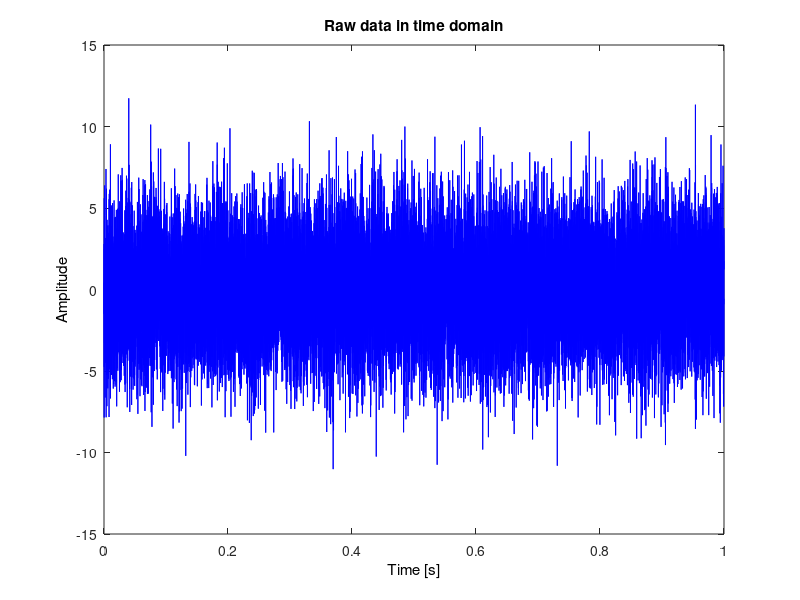

Write MATLAB code to recreate this figure. (Note: this script raises an error after producing the figure.)
%--------------------------------------------------------------------------
%
% This script provides a simulated case of the ACYCBD code "ACYCBD.m"
%
%---------------
% Reference:
%---------------
%
%   Author: ¡¾1¡¿B. Zhang, Y. Miao, J. Lin, Y. Yi
%               "Adaptive maximum second-order cyclostationarity blind deconvolution
%               and its application for locomotive bearing fault diagnosis"
%           Mechanical Systems and Signal Processing, 158 (2021) 107736.
%          ¡¾2¡¿Y. Miao, B. Zhang, J. Lin et al., 
%             ¡°A review on the application of blind deconvolution in machinery fault diagnosis¡±
%               Mechanical Systems and Signal Processing, 2022.
%
%-------------------------------------------------
%
% Author: @ Zhang Boyao
%
%-------------------------------------------------
%--------------------------------------------------------------------------

clear
close all
clc

%% load simulated data
load sig2
x = x - mean(x);
addpath('..\00 subfunction\')

%% Plot raw data
% Raw data
figure
plot((0:length(x) - 1)' / fs, x, 'b')
set(get(gca, 'XLabel'), 'String', 'Time [s]');
set(get(gca, 'YLabel'), 'String', 'Amplitude');
set(get(gca, 'Title'), 'String', 'Raw data in time domain');
set(gcf, 'pos', [400 100 800 400])
setfontsize(18)

% Envelope spectrum of raw data
en_x = abs(hilbert(x));
en_spec_x = abs(fft(en_x - mean(en_x), length(en_x))) * 2 / length(en_x);
figure
plot(0:fs / length(x):fs - fs / length(x), en_spec_x, 'b')
set(get(gca, 'XLabel'), 'String', 'Frequency [Hz]');
set(get(gca, 'YLabel'), 'String', 'Amplitude');
set(get(gca, 'Title'), 'String', 'Envelope spectrum of Raw data');
set(gcf, 'pos', [400 100 800 400])
setfontsize(18)
xlim([0 200])
ylim([0 0.12]);

%% ACYCBD
[h_final, s, kappa, W, count, err, f_est] = ACYCBD(x, fs, 40);

%% Plot deconvolved result
% Estimated cyclic frequency
figure
plot(1:count, f_est, 'b-*', 'LineWidth', 1)
hold on
plot((1:count), BPFI * ones(count, 1), 'r-^', 'LineWidth', 1)
set(get(gca, 'XLabel'), 'String', 'Iteration');
set(get(gca, 'YLabel'), 'String', 'Frequency [Hz]');
set(get(gca, 'Title'), 'String', 'Estimated cyclic frequency');
set(gcf, 'pos', [400 100 800 400])
setfontsize(18)

% Deconvolved signal
figure
plot((0:length(s) - 1) / fs, s, 'b')
set(get(gca, 'XLabel'), 'String', 'Time [s]');
set(get(gca, 'YLabel'), 'String', 'Amplitude');
set(get(gca, 'Title'), 'String', 'Deconvolved signal in time domain by ACYCBD');
set(gcf, 'pos', [400 100 800 400])
setfontsize(18)

% Envelope spectrum of Deconvolved signal
s = s - mean(s);
en_s = abs(hilbert(s));
en_spec_s = abs(fft(en_s - mean(en_s), length(en_s))) * 2 / length(en_s);
figure
plot(0:fs / length(en_s):fs - fs / length(en_s), en_spec_s, 'b')
set(get(gca, 'XLabel'), 'String', 'Frequency [Hz]');
set(get(gca, 'YLabel'), 'String', 'Amplitude');
set(get(gca, 'Title'), 'String', 'Envelope spectrum of deconvolved signal by ACYCBD');
set(gcf, 'pos', [400 100 800 400])
setfontsize(18)
xlim([0 200])
ylim([0 0.3]);
